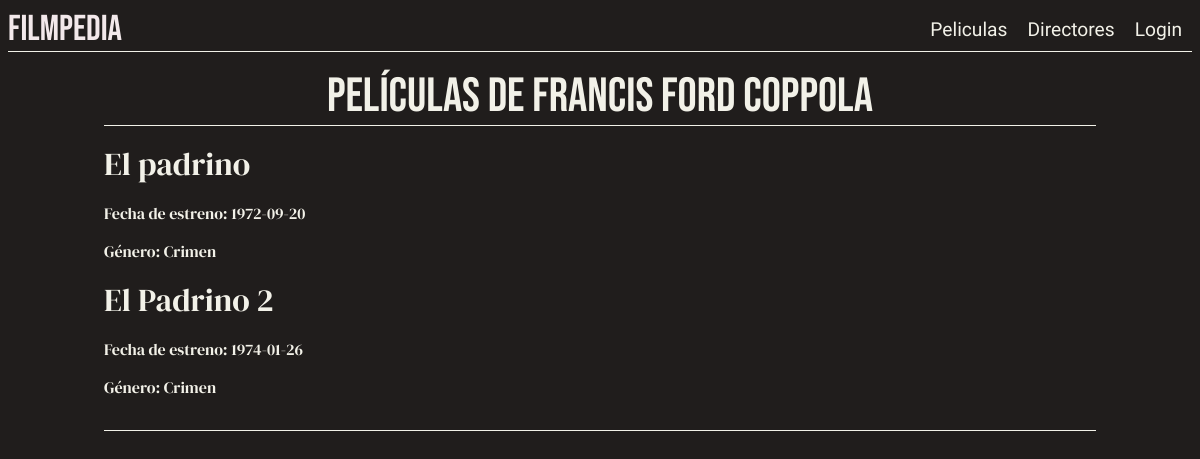
The app's page /verPeliculasDirector/24 with its own data.
### tables this page shows
CREATE TABLE `directores` (
  `id` int(11) NOT NULL,
  `nombre` varchar(255) NOT NULL,
  `imagen` varchar(50) NOT NULL
);

CREATE TABLE `peliculas` (
  `id` int(11) NOT NULL,
  `nombre` varchar(255) NOT NULL,
  `fecha_estreno` date DEFAULT NULL,
  `genero` varchar(255) DEFAULT NULL,
  `descripcion` text NOT NULL,
  `imagen` varchar(50) NOT NULL,
  `id_director` int(11) DEFAULT NULL
);

### app/views/film.view.php (called while the page is built, shortened)
<?php
class FilmView
{
    public function showFilmsByDirector($peliculas, $director) {
        include_once 'templates/films.by.director.phtml';
    }
}

### app/controllers/film.controller.php (called while the page is built, shortened)
<?php
require_once 'app/models/film.model.php';
require_once 'app/views/film.view.php';
class FilmController
{
    private $model;
    private $view;
    public function __construct()
    {
        $this->model = new FilmModel();
        $this->view = new FilmView();
    }
    public function showFilmsByDirector($directorID) {
        $director = $this->model->getDirectorById($directorID);
        $peliculas = $this->model->getFilmsByDirector($directorID);
        $this->view->showFilmsByDirector($peliculas, $director);
    }
}

### app/models/config.db.php (called while the page is built, shortened)
<?php
class ConfigModel {
    protected $db;
    public function __construct() {
        $this->db = new PDO(
            "mysql:host=".MYSQL_HOST.";dbname=".MYSQL_DB.";charset=utf8",
            MYSQL_USER,
            MYSQL_PASS
        );
        $this->deploy();
    }
    private function deploy() {
        $query = $this->db->query('SHOW TABLES');
        $tables = $query->fetchAll();
    }
}
?>

### app/models/film.model.php (called while the page is built, shortened)
<?php
require_once 'config.db.php';
class FilmModel extends ConfigModel
{
    public function getFilmsByDirector($directorID) {
        $query = $this->db->prepare('SELECT * FROM peliculas WHERE id_director = ?');
        $query->execute([$directorID]);
        return $query->fetchAll(PDO::FETCH_OBJ);
    }
    public function getDirectorById($directorID) {
        $query = $this->db->prepare('SELECT * FROM directores WHERE id = ?');
        $query->execute([$directorID]);
        return $query->fetch(PDO::FETCH_OBJ);
    }
}

### templates/films.by.director.phtml (the view, shortened to what this page needs)
<?php
require_once 'templates/layout/header.phtml'
?>
<!DOCTYPE html>
<html lang="es">
<head>
</head>
<body>
    <h1 class="ul-h1">Películas de <?php echo htmlspecialchars($director->nombre); ?></h1>
    <ul class="ul-individual-director">
        <?php foreach ($peliculas as $pelicula): ?>
            <li>
                <a class="a-animation" href="pelicula/<?php echo htmlspecialchars($pelicula->id); ?>"><?php echo htmlspecialchars($pelicula->nombre); ?></a>
                <p>Fecha de estreno: <?php echo htmlspecialchars($pelicula->fecha_estreno); ?></p>
                <p>Género: <?php echo htmlspecialchars($pelicula->genero); ?></p>
            </li>
        <?php endforeach; ?>
    </ul>
</body>
</html>

### css/style.css (style rules this page uses)
body { color: #F2F1E8; font-family: "DM Serif Display", sans-serif; background-color: #201d1c; }
h1 { margin: 0; }
a { font-family: "Rufina", sans-serif; text-decoration: none; color: #F2F1E8; font-size: 1.2em; font-weight: 400; position: relative; }
.a-animation::after { content: ''; position: absolute; bottom: -2px; left: 0; width: 0; height: 2px; background-color: #F2F1E8; transition: width 0.3s ease-in-out; }
.ul-h1 { font-size: 3em; font-weight: 400; font-family: "Bebas Neue", sans-serif; text-transform: uppercase; padding: 0; justify-self: center; }
.ul-individual-director { display: flex; flex-direction: column; border-bottom: 1px solid #F2F1E8; border-top: 1px solid #F2F1E8; padding: 1em 0; margin: 0 6em 4em; }
.ul-individual-director a { font-size: 2em; font-weight: 400; font-family: "DM Serif Display", sans-serif; color: #F2F1E8; text-decoration: none; margin: 0; padding: 0; }
.ul-individual-director li { list-style: none; }

### records on screen
directores: nombre "FRANCIS FORD COPPOLA"
peliculas: nombre "El padrino", fecha_estreno "1972-09-20", genero "Crimen"
peliculas: nombre "El Padrino 2", fecha_estreno "1974-01-26", genero "Crimen"
